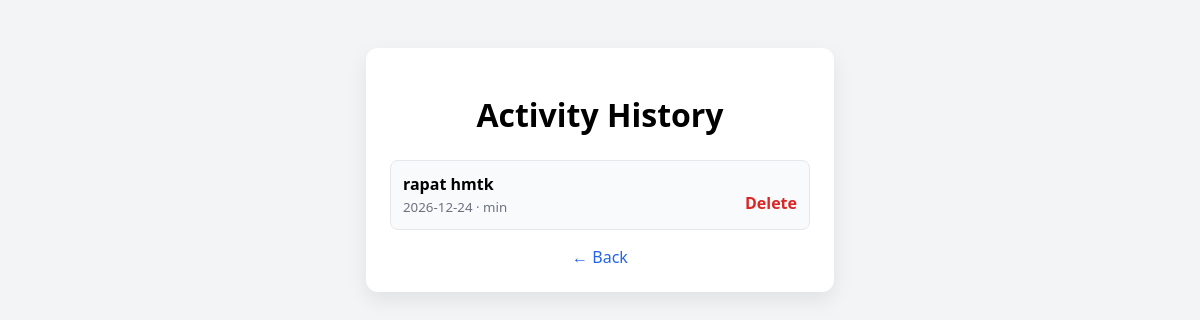
The page /activities on the database as committed earlier.
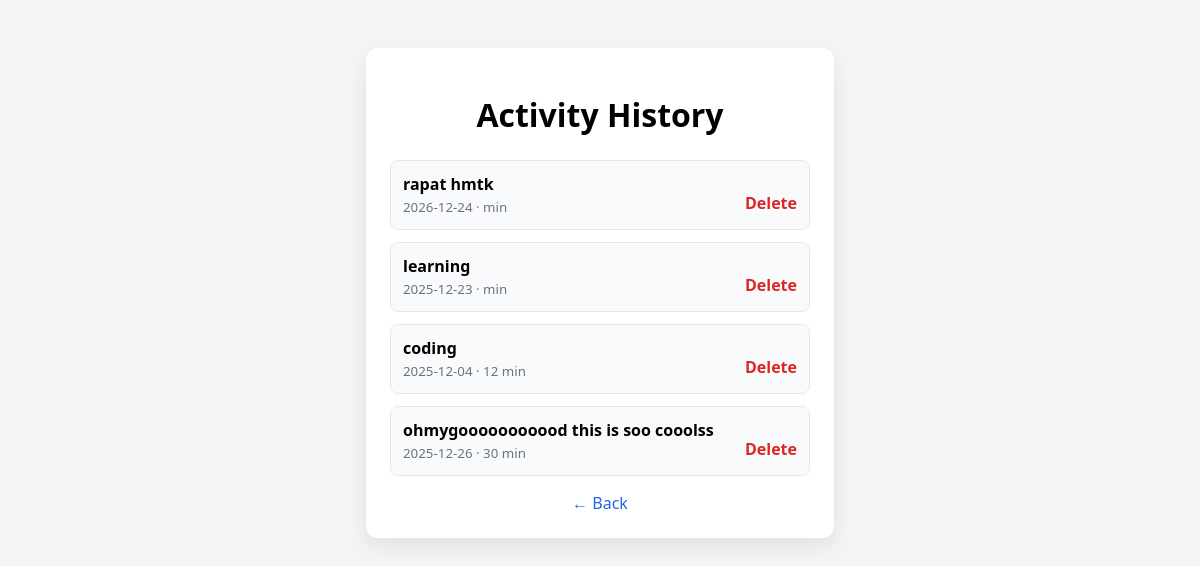
The same page on the database as committed later.
### tables this page shows
CREATE TABLE activity (
    id INTEGER PRIMARY KEY AUTOINCREMENT,
    description TEXT NOT NULL,
    date TEXT NOT NULL,
    duration INTEGER
);

### app.py (the view)
@app.route("/activities")
def activities():
    conn = get_db()
    rows = conn.execute("SELECT * FROM activity").fetchall()
    conn.close()
    return render_template("activities.html", activities=rows)

### app.py (called while the page is built)
def get_db():
    conn = sqlite3.connect(DATABASE)
    conn.row_factory = sqlite3.Row
    return conn

### templates/activities.html (shortened to what this page needs)
<!DOCTYPE html>
<html>
<head>
  <link rel="stylesheet" href="{{ url_for('static', filename='style.css') }}">
</head>
<body>
  <div class="card">
    <h1>Activity History</h1>
    {% if activities %}
      <div class="activity-list">
        {% for a in activities %}
          <div class="activity-item">
            <div class="activity-text">
              <strong>{{ a.description }}</strong><br>
              <small>{{ a.date }} · {{ a.duration }} min</small>
            </div>
            <a class="delete" href="/delete/{{ a.id }}">Delete</a>
          </div>
        {% endfor %}
      </div>
    {% else %}
      <p>No activities yet.</p>
    {% endif %}
    <a href="/">← Back</a>
  </div>
</body>
</html>

### static/style.css (style rules this page uses)
body { font-family: system-ui, sans-serif; background: #f3f4f6; padding: 40px; }
.card { max-width: 420px; margin: auto; background: white; padding: 24px; border-radius: 12px; box-shadow: 0 8px 20px rgba(0,0,0,0.08); }
h1 { text-align: center; margin-bottom: 24px; }
a { display: block; text-align: center; margin-top: 16px; color: #2563eb; text-decoration: none; }
.activity-list { display: flex; flex-direction: column; gap: 12px; }
.activity-item { display: flex; justify-content: space-between; align-items: center; padding: 12px; border-radius: 8px; background: #f9fafb; border: 1px solid #e5e7eb; }
.activity-text small { color: #6b7280; }
a.delete { color: #dc2626; font-weight: 600; text-decoration: none; }

Rows that differ between the two databases and show on the page:
added activity: description "learning", date "2025-12-23"
added activity: description "coding", date "2025-12-04", duration "12"
added activity: description "ohmygooooooooood this is soo cooolss", date "2025-12-26", duration "30"
